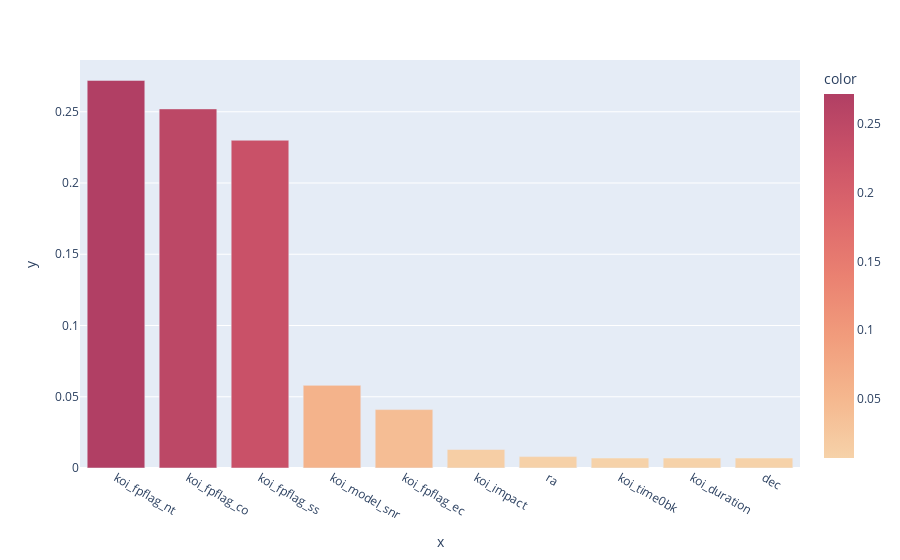

The code cell stored with this chart in its notebook:
### Code cell
fig = px.bar(x=scfeat_list[:10], y=scvalues_list[:10],
             color=scvalues_list[:10],
             color_continuous_scale='redor')

fig.write_image("scaled_features_importance_bar_chart_randomforest.png")
offline.plot(fig, filename='scaled_features_importance_bar_chart_randomforest.html')
fig.show()

### Figure 1 — Plotly figure (JSON) as saved in the notebook; plotly's stock layout.template omitted (floating-point values rounded to 4 significant figures)
{"data": [{"alignmentgroup": "True", "hovertemplate": "x=%{x}<br>y=%{y}<br>color=%{marker.color}<extra></extra>", "legendgroup": "", "marker": {"color": [0.272, 0.252, 0.23, 0.058, 0.041, 0.013, 0.008, 0.007, 0.007, 0.007], "coloraxis": "coloraxis", "pattern": {"shape": ""}}, "name": "", "offsetgroup": "", "orientation": "v", "showlegend": false, "textposition": "auto", "type": "bar", "x": ["koi_fpflag_nt", "koi_fpflag_co", "koi_fpflag_ss", "koi_model_snr", "koi_fpflag_ec", "koi_impact", "ra", "koi_time0bk", "koi_duration", "dec"], "xaxis": "x", "y": [0.272, 0.252, 0.23, 0.058, 0.041, 0.013, 0.008, 0.007, 0.007, 0.007], "yaxis": "y"}], "layout": {"barmode": "relative", "coloraxis": {"colorbar": {"title": {"text": "color"}}, "colorscale": [[0, "rgb(246, 210, 169)"], [0.1667, "rgb(245, 183, 142)"], [0.3333, "rgb(241, 156, 124)"], [0.5, "rgb(234, 129, 113)"], [0.6667, "rgb(221, 104, 108)"], [0.8333, "rgb(202, 82, 104)"], [1, "rgb(177, 63, 100)"]]}, "legend": {"tracegroupgap": 0}, "margin": {"t": 60}, "xaxis": {"anchor": "y", "domain": [0, 1], "title": {"text": "x"}}, "yaxis": {"anchor": "x", "domain": [0, 1], "title": {"text": "y"}}}}
